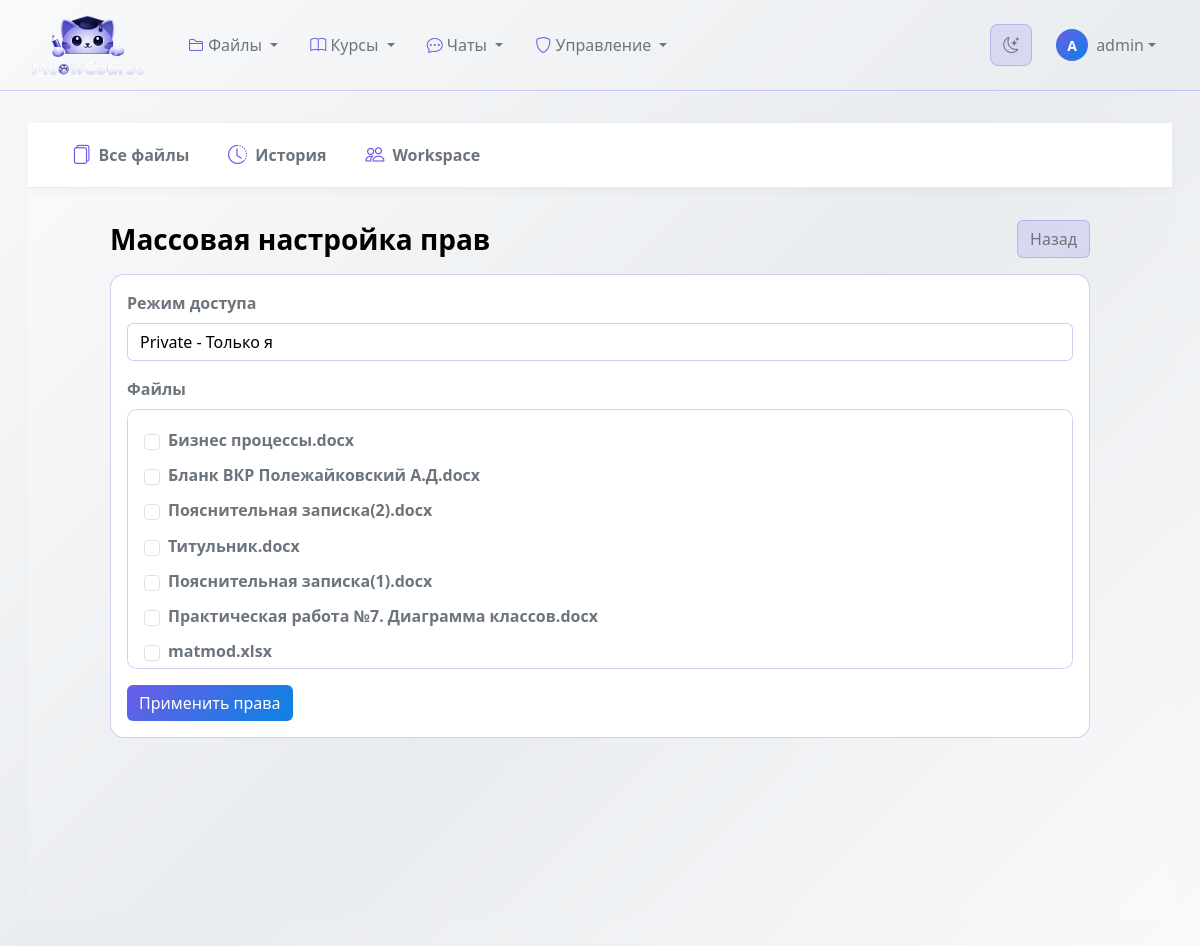
/files/permissions/bulk/ (signed in), run on the app's committed database.
### file_manager/models.py (models this page shows, shortened)
class File(models.Model ):
    STORAGE_PROVIDER_CHOICES = [
        ("local", "Local"),
        ("yandex_disk", "Yandex Disk"),
    ]
    IMPORTANCE_CHOICES = [
        ("main", "Основное"),
        ("important", "Важное"),
        ("secondary", "Второстепенное"),
    ]
    FILE_TYPE_CHOICES =[
   ('pdf','PDF Document'),
   ('txt','Text File'),
   ('docx','Word Document'),
   ('xlsx','Excel Spreadsheet'),
   ('pptx','PowerPoint Presentation'),
   ('jpg','JPEG Image'),
   ('png','PNG Image'),
   ('mp4','Video MP4'),
   ('mp3','Audio MP3'),
   ('zip','Archive ZIP'),
   ('other','Other'),
    ]
    VISIBILITY_CHOICES =[
   ('private','Private - Только я'),
   ('shared','Shared - С определенными пользователями'),
   ('public','Public - Все пользователи'),
    ]
    title =models.CharField(max_length =255 )
    description =models.TextField(blank =True )
    file =models.FileField(upload_to =file_upload_path, null=True, blank=True)
    file_type =models.CharField(max_length =10 ,choices =FILE_TYPE_CHOICES ,default ='other')
    file_size =models.BigIntegerField(default =0 )
    storage_provider = models.CharField(max_length=20, choices=STORAGE_PROVIDER_CHOICES, default="local")
    yandex_path = models.CharField(max_length=1024, blank=True, default="")
    uploaded_by =models.ForeignKey(
    User ,
    on_delete =models.CASCADE ,
    related_name ='uploaded_files'
    )
    uploaded_at =models.DateTimeField(auto_now_add =True )
    updated_at =models.DateTimeField(auto_now =True )
    version =models.IntegerField(default =1 )
    category =models.ForeignKey(
    FileCategory ,
    on_delete =models.SET_NULL ,
    null =True ,
    blank =True ,
    related_name ='files'
    )
    tags =models.ManyToManyField(Tag ,blank =True ,related_name ='files')
    folder =models.ForeignKey(
    'self',
    on_delete =models.CASCADE ,
    null =True ,
    blank =True ,
    related_name ='subfiles',
    limit_choices_to ={'is_folder':True }
    )
    is_folder =models.BooleanField(default =False )
    visibility =models.CharField(
    max_length =10 ,
    choices =VISIBILITY_CHOICES ,
    default ='private'
    )
    shared_with =models.ManyToManyField(
    User ,
    blank =True ,
    related_name ='shared_files'
    )
    extracted_text =models.TextField(blank =True ,null =True )
    has_preview =models.BooleanField(default =False )
    favorite =models.ManyToManyField(
    User ,
    blank =True ,
    related_name ='favorite_files'
    )
    download_count =models.IntegerField(default =0 )
    importance = models.CharField(max_length=20, choices=IMPORTANCE_CHOICES, default="main")
    class Meta :
        ordering =['-uploaded_at']
        verbose_name ='Файл'
        verbose_name_plural ='Файлы'
        indexes =[
        models.Index(fields =['uploaded_by','-uploaded_at']),
        models.Index(fields =['file_type']),
        models.Index(fields =['visibility']),
        models.Index(fields =['extracted_text']),
        ]
    def __str__(self ):
        return self.title

### file_manager/views.py (the view)
# urls.py: path('permissions/bulk/', views.files_bulk_permissions, name='files_bulk_permissions'),
@login_required
def files_bulk_permissions(request):
    editable_files_qs = get_editable_files_queryset(request.user)
    share_users_qs = get_share_users_queryset(exclude_user_id=request.user.id)
    if request.method == "POST":
        form = BulkPermissionForm(
            request.POST,
            editable_files_qs=editable_files_qs,
            share_users_qs=share_users_qs,
        )
        if form.is_valid():
            files = form.cleaned_data["files"]
            visibility = form.cleaned_data["visibility"]
            shared_with = form.cleaned_data["shared_with"]
            updated = 0
            for file_obj in files:
                file_obj.visibility = visibility
                file_obj.save(update_fields=["visibility", "updated_at"])
                if visibility == "shared":
                    file_obj.shared_with.set(shared_with)
                else:
                    file_obj.shared_with.clear()
                FileActivity.log_activity(
                    file=file_obj,
                    user=request.user,
                    activity_type="share",
                    description=f"Bulk permissions update: visibility={visibility}",
                )
                updated += 1
            messages.success(request, f"Права обновлены для {updated} файлов")
            return redirect("file_manager:file_list")
        flash_form_errors(request, form)
    else:
        form = BulkPermissionForm(
            editable_files_qs=editable_files_qs,
            share_users_qs=share_users_qs,
        )
    return render(request, "file_manager/files_bulk_permissions.html", {"form": form})

### file_manager/forms.py (shortened to what this page needs)
class BulkPermissionForm(forms.Form):
    files = forms.ModelMultipleChoiceField(
        queryset=File.objects.none(),
        widget=forms.CheckboxSelectMultiple(attrs={'class': 'form-check-input'}),
        label='Файлы',
    )
    visibility = forms.ChoiceField(
        choices=File.VISIBILITY_CHOICES,
        widget=forms.Select(attrs={'class': 'form-select'}),
        label='Режим доступа',
    )
    shared_with = forms.ModelMultipleChoiceField(
        queryset=User.objects.none(),
        required=False,
        widget=forms.CheckboxSelectMultiple(attrs={'class': 'form-check-input'}),
        label='Пользователи для общего доступа',
    )
    def __init__(self, *args, **kwargs):
        editable_files_qs = kwargs.pop("editable_files_qs", File.objects.none())
        share_users_qs = kwargs.pop("share_users_qs", User.objects.none())
        super().__init__(*args, **kwargs)
        self.fields["files"].queryset = editable_files_qs
        self.fields["shared_with"].queryset = share_users_qs

### classroom_core/models.py (called while the page is built)
    def is_teacher(self):
        return self.role == 'teacher'

    def is_staff(self):
        return self.role == 'staff'

### file_manager/views.py (called while the page is built)
def _user_role(user):
    profile = getattr(user, "profile", None)
    return getattr(profile, "role", "")

def is_admin_user(user):
    role = _user_role(user)
    return user.is_superuser or user.is_staff or role in {"admin", "staff"}

def get_share_users_queryset(exclude_user_id=None):
    qs = User.objects.filter(is_active=True).order_by("username").select_related("profile")
    if exclude_user_id:
        qs = qs.exclude(pk=exclude_user_id)
    return qs

def get_editable_files_queryset(user):
    if is_admin_user(user):
        return File.objects.filter(is_folder=False).order_by("-uploaded_at")
    return File.objects.filter(uploaded_by=user, is_folder=False).order_by("-uploaded_at")

### templates/file_manager/files_bulk_permissions.html (shortened to what this page needs)
{% extends "file_manager/base_files.html" %}
{% block files_content %}
<div class="bulk-wrap">
    <div class="d-flex justify-content-between align-items-center mb-3">
        <h3 class="bulk-title mb-0">Массовая настройка прав</h3>
        <a href="{% url 'file_manager:file_list' %}" class="btn btn-soft">Назад</a>
    </div>
    <form method="post" class="bulk-card p-3">
        <div class="mb-3">
            <label for="{{ form.visibility.id_for_label }}" class="form-label">{{ form.visibility.label }}</label>
            {{ form.visibility }}
        </div>
        <div class="mb-3">
            <label class="form-label">{{ form.files.label }}</label>
            <div class="bulk-list">
                {% for field in form.files %}
                <label class="bulk-row">{{ field.tag }} <span>{{ field.choice_label }}</span></label>
                {% empty %}
                <div class="text-muted">Нет файлов для изменения</div>
                {% endfor %}
            </div>
        </div>
        <button type="submit" class="btn btn-main">Применить права</button>
    </form>
</div>
{% endblock %}

### templates/base.html (shortened to what this page needs)
{% load static %}
<!DOCTYPE html>
<html lang="ru">
<head>
    <link href="https://cdn.jsdelivr.net/npm/bootstrap@5.3.0/dist/css/bootstrap.min.css" rel="stylesheet">
    <link rel="stylesheet" href="https://cdn.jsdelivr.net/npm/bootstrap-icons@1.10.0/font/bootstrap-icons.css">
    <link id="theme-stylesheet" rel="stylesheet" href="{% static 'css/themes/light.css' %}" data-light-href="{% static 'css/themes/light.css' %}" data-dark-href="{% static 'css/themes/dark.css' %}">
</head>
<body>
    <nav class="navbar navbar-expand-lg navbar">
        <div class="container-fluid">
            <a class="navbar-brand d-flex align-items-center" href="{% url 'classroom_core:course_list' %}">
                <img src="{% static 'images/logo.png' %}"
                    alt="MeowCourse"
                    class="me-2"
                    style="width: 120px; height: auto; max-height: 64px; object-fit: contain;">
            </a>
            <div class="collapse navbar-collapse" id="navbarNav">
                <ul class="navbar-nav me-auto">
                    <li class="nav-item dropdown">
                        <a class="nav-link dropdown-toggle" href="#" role="button" data-bs-toggle="dropdown">
                            <i class="bi bi-folder2"></i> Файлы
                        </a>
                    </li>
                    <li class="nav-item dropdown">
                        <a class="nav-link dropdown-toggle" href="#" role="button" data-bs-toggle="dropdown">
                            <i class="bi bi-book"></i> Курсы
                        </a>
                    </li>
                    <li class="nav-item dropdown">
                        <a class="nav-link dropdown-toggle" href="#" role="button" data-bs-toggle="dropdown">
                            <i class="bi bi-chat-dots"></i> Чаты
                        </a>
                    </li>
                    {% if user.is_authenticated %}
                    {% if user.is_superuser or user.is_staff or user.profile.role == 'admin' %}
                    <li class="nav-item dropdown">
                        <a class="nav-link dropdown-toggle" href="#" role="button" data-bs-toggle="dropdown">
                            <i class="bi bi-shield"></i> Управление
                        </a>
                    </li>
                    {% endif %}
                    {% endif %}
                </ul>
                <div class="d-flex align-items-center gap-2">
                    <button id="theme-toggle" class="theme-toggle-btn" type="button" aria-label="Переключить тему">
                        <i class="bi bi-moon-stars"></i>
                    </button>
                    {% if user.is_authenticated %}
                    <div class="dropdown">
                        <a class="nav-link dropdown-toggle d-flex align-items-center" href="#" role="button" data-bs-toggle="dropdown">
                            <div class="user-avatar rounded-circle d-flex align-items-center justify-content-center" style="width: 32px; height: 32px; font-size: 0.875rem;">
                                {{ user.username|slice:":1"|upper }}
                            </div>
                            <span class="ms-2 d-none d-md-inline username-text">{{ user.username }}</span>
                        </a>
                    </div>
                    {% else %}
                    <a class="nav-link" href="{% url 'classroom_core:login' %}">
                        <i class="bi bi-box-arrow-in-right me-1"></i> Войти
                    </a>
                    {% endif %}
                </div>
            </div>
        </div>
    </nav>
    <div class="main-content">
        <div class="container-fluid">
            {% block content %}{% endblock %}
        </div>
    </div>
</body>
</html>

### static/css/themes/light.css (style rules this page uses)
:root { --bg-page-start: #f8f9fa; --bg-page-end: #e9ecef; --bg-page-gradient: linear-gradient(135deg, var(--bg-page-start) 0%, var(--bg-page-end) 50%, var(--bg-page-start) 100%); --bg-card: #ffffff; --bg-card-hover: #f8f9fa; --bg-item: #f1f3f5; --bg-item-hover: #e9ecef; --bg-input: #ffffff; --bg-overlay-10: rgba(108, 92, 231, 0.1); --bg-overlay-15: rgba(108, 92, 231, 0.15); --bg-overlay-20: rgba(108, 92, 231, 0.2); --bg-overlay-25: rgba(108, 92, 231, 0.25); --bg-overlay-30: rgba(108, 92, 231, 0.3); --text-white: #000000; --text-main: #212529; --text-secondary: #495057; --text-muted: #6c757d; --text-disabled: #adb5bd; --accent-primary: #6c5ce7; --accent-secondary: #0984e3; --accent-gradient: linear-gradient(135deg, var(--accent-primary), var(--accent-secondary)); --accent-glow: rgba(108, 92, 231, 0.15); --accent-glow-strong: rgba(108, 92, 231, 0.25); --accent-shadow: 0 5px 15px var(--accent-glow); --accent-shadow-hover: 0 8px 25px var(--accent-glow-strong); --border-accent: rgba(108, 92, 231, 0.2); --border-accent-hover: rgba(108, 92, 231, 0.4); --border-accent-light: rgba(108, 92, 231, 0.15); --status-warning: #f39c12; --status-warning-bg: rgba(243, 156, 18, 0.15); --status-warning-bg-light: rgba(243, 156, 18, 0.05); --status-warning-border: rgba(243, 156, 18, 0.3); --status-warning-shadow: 0 10px 30px rgba(243, 156, 18, 0.1); --status-warning-gradient: linear-gradient(135deg, rgba(243, 156, 18, 0.15), rgba(243, 156, 18, 0.05)); --status-info: #0984e3; --status-info-bg: rgba(9, 132, 227, 0.15); --status-info-bg-light: rgba(9, 132, 227, 0.05); --status-info-border: rgba(9, 132, 227, 0.3); --status-info-shadow: 0 10px 30px rgba(9, 132, 227, 0.1); --status-info-gradient: linear-gradient(135deg, rgba(9, 132, 227, 0.15), rgba(9, 132, 227, 0.05)); --status-assignment: #6c5ce7; --status-assignment-bg: rgba(108, 92, 231, 0.15); --status-assignment-bg-light: rgba(108, 92, 231, 0.05); --status-assignment-border: rgba(108, 92, 231, 0.3); --status-assignment-shadow: 0 10px 30px rgba(108, 92, 231, 0.1); --status-assignment-gradient: linear-gradient(135deg, rgba(108, 92, 231, 0.15), rgba(108, 92, 231, 0.05)); --status-success: #00b894; --status-success-bg: rgba(0, 184, 148, 0.15); --status-success-bg-light: rgba(0, 184, 148, 0.05); --status-success-border: rgba(0, 184, 148, 0.3); --status-success-shadow: 0 10px 30px rgba(0, 184, 148, 0.1); --status-success-gradient: linear-gradient(135deg, rgba(0, 184, 148, 0.15), rgba(0, 184, 148, 0.05)); --status-danger: #d63031; --status-danger-light: #ff6b6b; --status-danger-bg: rgba(214, 48, 49, 0.15); --status-danger-border: rgba(214, 48, 49, 0.3); --status-danger-gradient: linear-gradient(135deg, var(--status-danger), var(--status-danger-light)); --gradient-avatar: linear-gradient(135deg, var(--accent-primary), var(--accent-secondary)); --gradient-progress: linear-gradient(90deg, var(--accent-primary), var(--accent-secondary)); --text-glow: 0 0 10px rgba(108, 92, 231, 0.15); --text-glow-danger: 0 0 10px rgba(214, 48, 49, 0.2); --shadow-card: 0 4px 20px rgba(0, 0, 0, 0.06); --shadow-card-hover: 0 8px 30px rgba(0, 0, 0, 0.1); --shadow-item: 0 2px 10px rgba(0, 0, 0, 0.04); --shimmer-overlay: linear-gradient(90deg, transparent, rgba(255, 255, 255, 0.5), transparent); --card-base: var(--bg-card) var(--border-accent) var(--shadow-card); --item-base: var(--bg-item) var(--border-accent-light); --badge-base: var(--bg-overlay-20) var(--text-secondary) var(--border-accent); --header-gradient-default: var(--status-assignment-gradient); --header-gradient-announcements: var(--status-warning-gradient); --header-gradient-sections: var(--status-info-gradient); --header-gradient-assignments: var(--status-assignment-gradient); --header-gradient-submissions: var(--status-success-gradient); }

### data on the page
File: choice_label "Бизнес процессы.docx"
File: choice_label "Бланк ВКР Полежайковский А.Д.docx"
File: choice_label "Пояснительная записка(2).docx"
File: choice_label "Титульник.docx"
File: choice_label "Пояснительная записка(1).docx"
File: choice_label "Практическая работа №7. Диаграмма классов.docx"
File: choice_label "matmod.xlsx"

### other printed values
{{ user.username|slice:":1"|upper }} "A"
{{ user.username }} "admin"
